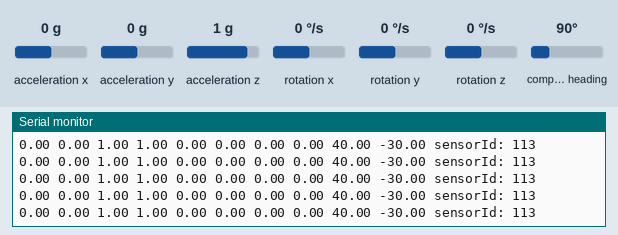
This sketch was run on a simulated ESP32. On the bench: the last lines printed to the serial monitor. Inputs (shaded band) come from the test bench; at power-on: acceleration x 0 g, acceleration y 0 g, acceleration z 1 g, rotation x 0 °/s, rotation y 0 °/s, rotation z 0 °/s, compass heading 90°.

Above: at 1.2 s.
1.3 s: acceleration x set to -1.4 g
At 1.47 s:
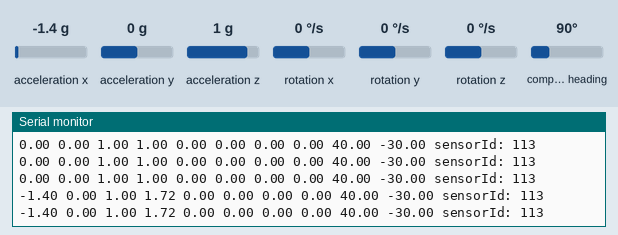
4.3 s: acceleration y set to -1.4 g
At 4.39 s:
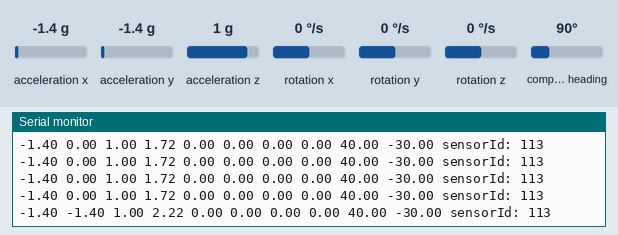
5.8 s: acceleration z set to -1.4 g
At 5.85 s:
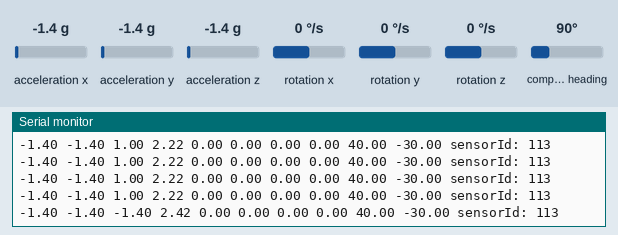
7.3 s: rotation x set to -192 °/s
At 7.31 s:
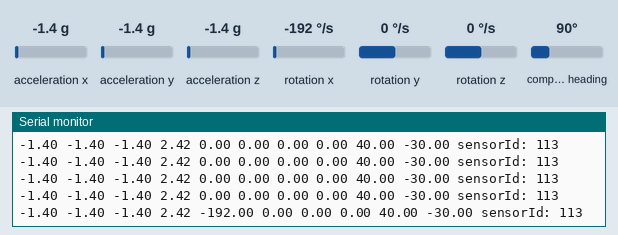
8.8 s: rotation y set to -192 °/s
At 8.88 s:
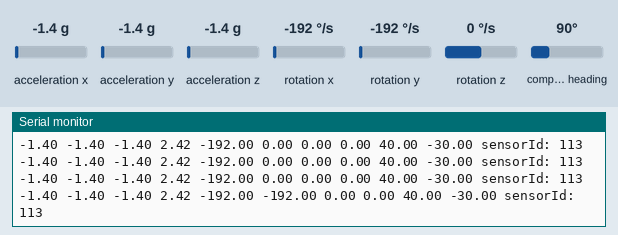
Timing chart, 0 to 11.3 s (numbered marks = the images above; inputs shaded):
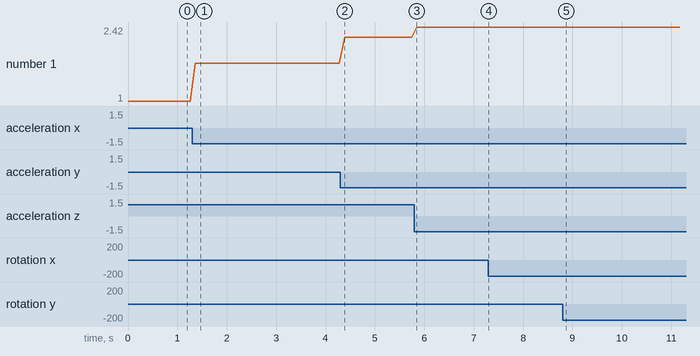

Measured:
- after the input at 1.3 s, the serial monitor: prints a new line after 0.06 s (image 1)
- after the input at 4.3 s, the serial monitor: prints a new line after 0.09 s (image 2)
- after the input at 5.8 s, the serial monitor: prints a new line after 0.05 s (image 3)
- after the input at 7.3 s, the serial monitor: prints a new line at once (image 4)
- after the input at 8.8 s, the serial monitor: prints a new line after 0.07 s (image 5)
- plotted number 1: 1 → 1.72 after the input at 1.3 s, 1.72 → 2.22 after the input at 4.3 s, 2.22 → 2.42 after the input at 5.8 s

The sketch:

MPU9250_asukiaaa.ino
```cpp
#include <MPU9250_asukiaaa.h>

#ifdef _ESP32_HAL_I2C_H_
#define SDA_PIN 21
#define SCL_PIN 22
#endif

MPU9250_asukiaaa mySensor;
float aX, aY, aZ, aSqrt, gX, gY, gZ, mDirection, mX, mY, mZ;

void setup() {
  Serial.begin(115200);
  while(!Serial);
  Serial.println("started");

#ifdef _ESP32_HAL_I2C_H_ // For ESP32
  Wire.begin(SDA_PIN, SCL_PIN);
  mySensor.setWire(&Wire);
#endif

  mySensor.beginAccel();
  mySensor.beginGyro();
  mySensor.beginMag();

  // You can set your own offset for mag values
  // mySensor.magXOffset = -50;
  // mySensor.magYOffset = -55;
  // mySensor.magZOffset = -10;
}

void loop() {
  uint8_t sensorId;
  int result;

  result = mySensor.readId(&sensorId);
  if (result == 0) {
    Serial.println("sensorId: " + String(sensorId));
  } else {
    Serial.println("Cannot read sensorId " + String(result));
  }

  // Get all sensor readings at once
  if (mySensor.accelUpdate() != 0) {
    Serial.println("Failed to read accelerometer");
    return; // Exit loop early if there's an error
  }
  aX = mySensor.accelX();
  aY = mySensor.accelY();
  aZ = mySensor.accelZ();
  aSqrt = mySensor.accelSqrt();

  if (mySensor.gyroUpdate() != 0) {
    Serial.println("Failed to read gyroscope");
    return;
  }
  gX = mySensor.gyroX();
  gY = mySensor.gyroY();
  gZ = mySensor.gyroZ();

  // Handle potential magUpdate errors as before
  result = mySensor.magUpdate();
  if (result != 0) {
    Serial.println("Cannot read mag values " + String(result));
    mySensor.beginMag();
    result = mySensor.magUpdate();
  }
  if (result == 0) {
    mX = mySensor.magX();
    mY = mySensor.magY();
    mZ = mySensor.magZ();
    mDirection = mySensor.magHorizDirection();
  }

  // Output data to Serial Plotter
  Serial.print(aX); Serial.print(" ");
  Serial.print(aY); Serial.print(" ");
  Serial.print(aZ); Serial.print(" ");
  Serial.print(aSqrt); Serial.print(" ");
  Serial.print(gX); Serial.print(" ");
  Serial.print(gY); Serial.print(" ");
  Serial.print(gZ); Serial.print(" ");
  Serial.print(mX); Serial.print(" ");
  Serial.print(mY); Serial.print(" ");
  Serial.print(mZ); Serial.print(" ");
  //Serial.println(mDirection);

  //Serial.println("at " + String(millis()) + "ms");
  //Serial.println(""); // Add an empty line
  delay(100);
}
```
